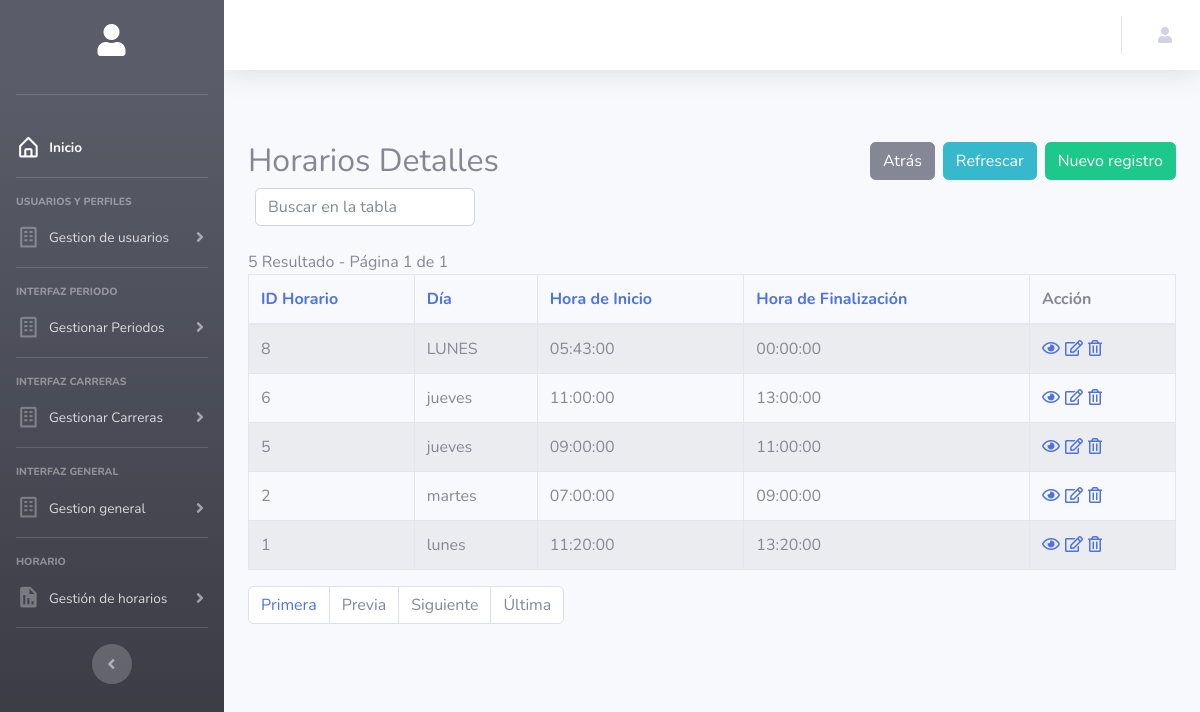
The app's page /Codigo/php/horarios-index.php, older data.
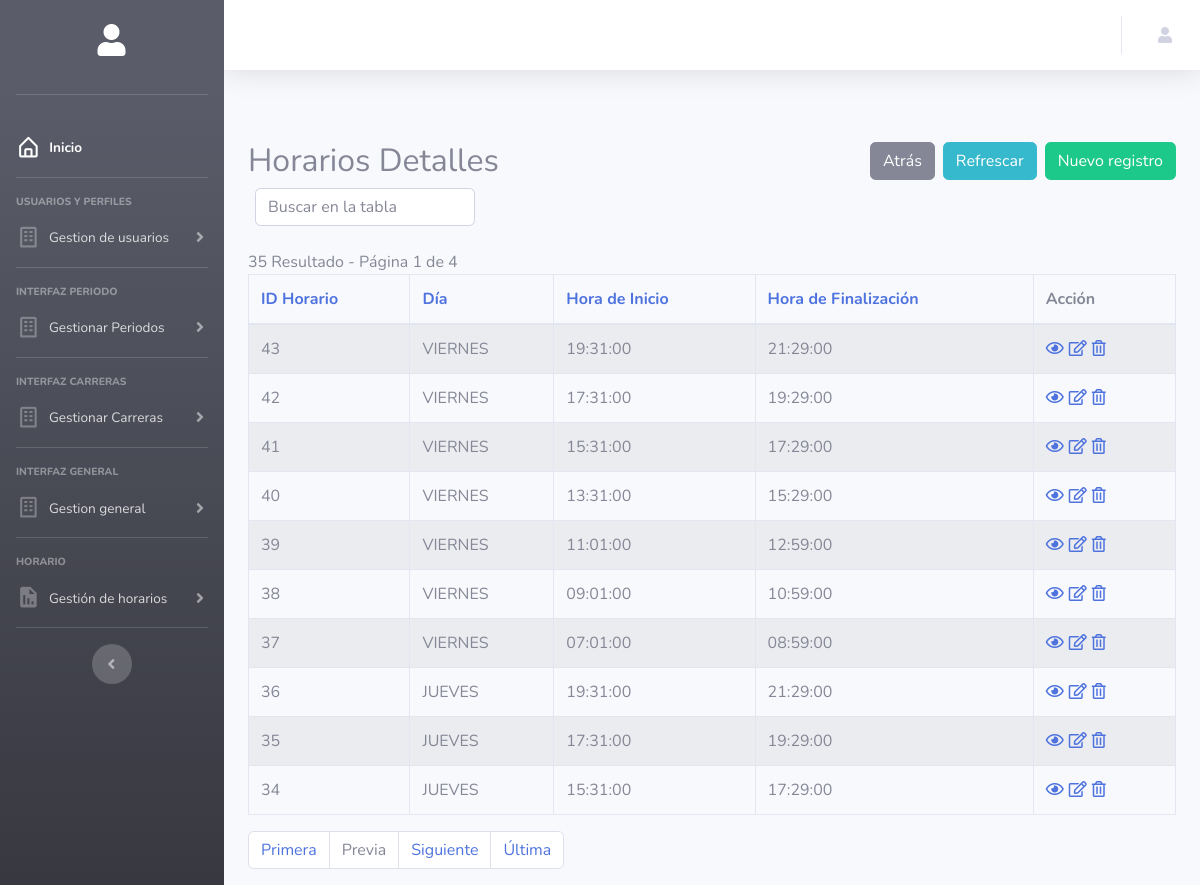
The same page, newer data.
### tables this page shows
CREATE TABLE `horarios` (
  `id_horario` int(11) NOT NULL,
  `dia` varchar(45) NOT NULL,
  `hora_inicio` time NOT NULL,
  `hora_fin` time NOT NULL
);

### Codigo/php/config.php (called while the page is built, shortened)
<?php
$no_of_records_per_page = 10;
?>

### Codigo/php/horarios-index.php (the view, shortened to what this page needs)
<!DOCTYPE html>
<html lang="en">
<head>
</head>
<?php include('header.php'); ?>
<section class="pt-5">
    <div class="container-fluid">
        <div class="row">
            <div class="col-md-12">
                <div class="page-header clearfix">
                    <h2 class="float-left">Horarios Detalles</h2>
                    <a href="horarios-create.php" class="btn btn-success float-right">Nuevo registro</a>
                    <a href="horarios-index.php" class="btn btn-info float-right mr-2">Refrescar</a>
                    <a href="index.php" class="btn btn-secondary float-right mr-2">Atrás</a>
                </div>
                <div class="form-row">
                    <form action="horarios-index.php" method="get">
                        <div class="col">
                            <input type="text" class="form-control" placeholder="Buscar en la tabla" name="search">
                        </div>
                </div>
                <br>
                <?php
                require_once "config.php";
                $domain = $_SERVER['HTTP_HOST'];
                $script = $_SERVER['SCRIPT_NAME'];
                $parameters = $_GET ? $_SERVER['QUERY_STRING'] : "";
                $protocol = ($_SERVER['HTTPS'] == "on" ? "https" : "http");
                $currenturl = $protocol . '://' . $domain . $script . '?' . $parameters;
                if (isset($_GET['pageno'])) {
                    $pageno = $_GET['pageno'];
                } else {
                    $pageno = 1;
                }
                $offset = ($pageno - 1) * $no_of_records_per_page;
                $total_pages_sql = "SELECT COUNT(*) FROM horarios";
                $result = mysqli_query($link, $total_pages_sql);
                $total_rows = mysqli_fetch_array($result)[0];
                $total_pages = ceil($total_rows / $no_of_records_per_page);
                $order = 'id_horario';
                $sort = 'desc';
                $sql = "SELECT * FROM horarios ORDER BY $order $sort LIMIT $offset, $no_of_records_per_page";
                $count_pages = "SELECT * FROM horarios";
                if (!empty($_GET['search'])) {
                    $search = ($_GET['search']);
                    $sql = "SELECT * FROM horarios
                            WHERE CONCAT_WS (id_horario,dia,hora_inicio,hora_fin)
                            LIKE '%$search%'
                            ORDER BY $order $sort
                            LIMIT $offset, $no_of_records_per_page";
                    $count_pages = "SELECT * FROM horarios
                            WHERE CONCAT_WS (id_horario,dia,hora_inicio,hora_fin)
                            LIKE '%$search%'
                            ORDER BY $order $sort";
                } else {
                    $search = "";
                }
                if ($result = mysqli_query($link, $sql)) {
                    if (mysqli_num_rows($result) > 0) {
                        if ($result_count = mysqli_query($link, $count_pages)) {
                            $total_pages = ceil(mysqli_num_rows($result_count) / $no_of_records_per_page);
                        }
                        $number_of_results = mysqli_num_rows($result_count);
                        echo " " . $number_of_results . " Resultado - Página " . $pageno . " de " . $total_pages;
                        echo "<table class='table table-bordered table-striped'>";
                        echo "<thead>";
                        echo "<tr>";
                        echo "<th><a href=?search=$search&sort=&order=id_horario&sort=$sort>ID Horario</th>";
                        echo "<th><a href=?search=$search&sort=&order=dia&sort=$sort>Día</th>";
                        echo "<th><a href=?search=$search&sort=&order=hora_inicio&sort=$sort>Hora de Inicio</th>";
                        echo "<th><a href=?search=$search&sort=&order=hora_fin&sort=$sort>Hora de Finalización</th>";
                        echo "<th>Acción</th>";
                        echo "</tr>";
                        echo "</thead>";
                        echo "<tbody>";
                        while ($row = mysqli_fetch_array($result)) {
                            echo "<tr>";
                            echo "<td>" . htmlspecialchars($row['id_horario']) . "</td>";
                            echo "<td>" . htmlspecialchars($row['dia']) . "</td>";
                            echo "<td>" . htmlspecialchars($row['hora_inicio']) . "</td>";
                            echo "<td>" . htmlspecialchars($row['hora_fin']) . "</td>";
                            echo "<td>";
                            echo "<a href='horarios-read.php?id_horario=" . $row['id_horario'] . "' title='Ver Registro' data-toggle='tooltip'><i class='far fa-eye'></i></a>";
                            echo "<a href='horarios-update.php?id_horario=" . $row['id_horario'] . "' title='Actualizar Registro' data-toggle='tooltip'><i class='far fa-edit'></i></a>";
                            echo "<a href='horarios-delete.php?id_horario=" . $row['id_horario'] . "' title='Eliminar Registro' data-toggle='tooltip'><i class='far fa-trash-alt'></i></a>";
                            echo "</td>";
                            echo "</tr>";
                        }
                        echo "</tbody>";
                        echo "</table>";
                        ?>
                        <ul class="pagination" align-right>
                            <?php
                            $new_url = preg_replace('/&?pageno=[^&]*/', '', $currenturl);
                            ?>
                            <li class="page-item"><a class="page-link" href="<?php echo $new_url . '&pageno=1' ?>">Primera</a>
                            </li>
                            <li class="page-item <?php if ($pageno <= 1) {
                                echo 'disabled';
                            } ?>">
                                <a class="page-link"
                                    href="<?php if ($pageno <= 1) {
                                        echo '#';
                                    } else {
                                        echo $new_url . "&pageno=" . ($pageno - 1);
                                    } ?>">Previa</a>
                            </li>
                            <li class="page-item <?php if ($pageno >= $total_pages) {
                                echo 'disabled';
                            } ?>">
                                <a class="page-link"
                                    href="<?php if ($pageno >= $total_pages) {
                                        echo '#';
                                    } else {
                                        echo $new_url . "&pageno=" . ($pageno + 1);
                                    } ?>">Siguiente</a>
                            </li>
                            <li class="page-item <?php if ($pageno >= $total_pages) {
                                echo 'disabled';
                            } ?>">
                                <a class="page-item"><a class="page-link"
                                        href="<?php echo $new_url . '&pageno=' . $total_pages; ?>">Última</a>
                            </li>
                        </ul>
                        <?php
                    } else {
                        echo "<p class='lead'><em>No records were found.</em></p>";
                    }
                } else {
                    echo "ERROR: Could not able to execute $sql. " . mysqli_error($link);
                }
                ?>
            </div>
        </div>
    </div>
</section>
<?php include('footer.php'); ?>

### Codigo/php/header.php (shortened to what this page needs)
<html lang="en">
<head>
    <link href="../vendor/fontawesome-free/css/all.min.css" rel="stylesheet" type="text/css">
    <link href="../vendor/fonts/boxicons.css" rel="stylesheet" type="text/css">
    <link href="../css/style_min.css" rel="stylesheet">
</head>
<body id="page-top">
    <div id="wrapper">
        <?php include('sidebar.php'); ?>
        <div id="content-wrapper" class="d-flex flex-column">
            <div id="content">
                <?php include('navbar.php'); ?>

### Codigo/php/sidebar.php (shortened to what this page needs)
<ul class="navbar-nav bg-gradient-dark sidebar sidebar-dark accordion" id="accordionSidebar">
    <a class="sidebar-brand align-items-center justify-content-center" href="index.php">
        <div class="sidebar-brand-icon">
            <i class="fas fa-user"></i>
        </div>
    </a>
    <hr class="sidebar-divider my-4">
    <li class="nav-item active">
        <a class="nav-link" href="index.php">
            <i class="bx bx-sm bx-home-alt"></i>
            <span>Inicio</span>
        </a>
    </li>
    <hr class="sidebar-divider">
    <div class="sidebar-heading">
        Usuarios y Perfiles
    </div>
    <li class="nav-item">
        <a class="nav-link collapsed" href="#" data-toggle="collapse" data-target="#collapseUsuarios"
            aria-expanded="true" aria-controls="collapseUsuarios">
            <i class="bx bx-sm bx-building"></i>
            <span>Gestion de usuarios</span>
        </a>
    </li>
    <hr class="sidebar-divider">
    <div class="sidebar-heading">
        Interfaz Periodo
    </div>
    <li class="nav-item">
        <a class="nav-link collapsed" href="#" data-toggle="collapse" data-target="#collapsePeriodo"
            aria-expanded="true" aria-controls="collapsePeriodo">
            <i class="bx bx-sm bx-building"></i>
            <span>Gestionar Periodos</span>
        </a>
    </li>
    <hr class="sidebar-divider">
    <div class="sidebar-heading">
        Interfaz Carreras
    </div>
    <li class="nav-item">
        <a class="nav-link collapsed" href="#" data-toggle="collapse" data-target="#collapseCarreras"
            aria-expanded="true" aria-controls="collapseCarreras">
            <i class="bx bx-sm bx-building"></i>
            <span>Gestionar Carreras</span>
        </a>
    </li>
    <hr class="sidebar-divider">
    <div class="sidebar-heading">
        Interfaz General
    </div>
    <li class="nav-item">
        <a class="nav-link collapsed" href="#" data-toggle="collapse" data-target="#collapseGeneral"
            aria-expanded="true" aria-controls="collapseGeneral">
            <i class="bx bx-sm bx-building"></i>
            <span>Gestion general</span>
        </a>
    </li>
    <hr class="sidebar-divider">
    <div class="sidebar-heading">
        Horario
    </div>
    <li class="nav-item">
        <a class="nav-link collapsed" href="#" data-toggle="collapse" data-target="#collapseHorario"
            aria-expanded="true" aria-controls="collapseHorario">
            <i class="bx bx-sm bxs-report"></i>
            <span>Gestión de horarios</span>
        </a>
    </li>
    <hr class="sidebar-divider d-none d-md-block">
    <div class="text-center d-md-inline">
        <button class="rounded-circle border-0" id="sidebarToggle"></button>
    </div>
</ul>

### Codigo/php/navbar.php (shortened to what this page needs)
<nav class="navbar navbar-expand navbar-light bg-white topbar mb-4 static-top shadow">
  <ul class="navbar-nav ml-auto">
    <li class="nav-item dropdown no-arrow">
      <a class="nav-link dropdown-toggle" href="#" id="userDropdown" role="button" data-toggle="dropdown"
        aria-haspopup="true" aria-expanded="false">
        <i class="fas fa-user"></i>
      </a>
    </li>
  </ul>
</nav>

### Codigo/php/footer.php (shortened to what this page needs)
</div>
</div>
</div>
</body>
</html>

### Codigo/php/horarios-index.php (style rules this page uses)
.page-header h2 { margin-top: 0; }
table tr td:last-child a { margin-right: 5px; }
body { font-size: 14px; }

Row changes from the older to the newer data that the page shows:
removed horarios: id_horario "8", dia "LUNES", hora_inicio "05:43:00", hora_fin "00:00:00"
removed horarios: id_horario "6", dia "jueves", hora_inicio "11:00:00", hora_fin "13:00:00"
removed horarios: id_horario "5", dia "jueves", hora_inicio "09:00:00", hora_fin "11:00:00"
removed horarios: id_horario "2", dia "martes", hora_inicio "07:00:00", hora_fin "09:00:00"
removed horarios: id_horario "1", dia "lunes", hora_inicio "11:20:00", hora_fin "13:20:00"
added horarios: id_horario "43", dia "VIERNES", hora_inicio "19:31:00", hora_fin "21:29:00"
added horarios: id_horario "42", dia "VIERNES", hora_inicio "17:31:00", hora_fin "19:29:00"
added horarios: id_horario "41", dia "VIERNES", hora_inicio "15:31:00", hora_fin "17:29:00"
added horarios: id_horario "40", dia "VIERNES", hora_inicio "13:31:00", hora_fin "15:29:00"
added horarios: id_horario "39", dia "VIERNES", hora_inicio "11:01:00", hora_fin "12:59:00"
added horarios: id_horario "38", dia "VIERNES", hora_inicio "09:01:00", hora_fin "10:59:00"
added horarios: id_horario "37", dia "VIERNES", hora_inicio "07:01:00", hora_fin "08:59:00"
added horarios: id_horario "36", dia "JUEVES", hora_inicio "19:31:00", hora_fin "21:29:00"
added horarios: id_horario "35", dia "JUEVES", hora_inicio "17:31:00", hora_fin "19:29:00"
added horarios: id_horario "34", dia "JUEVES", hora_inicio "15:31:00", hora_fin "17:29:00"
Text that changed along with them:
$number_of_results: "5" → "35"
$total_pages: "1" → "4"
